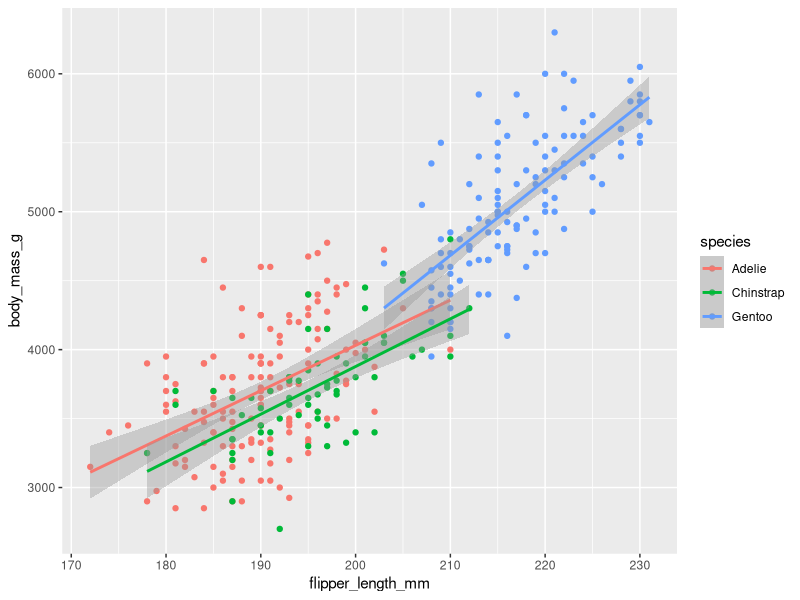
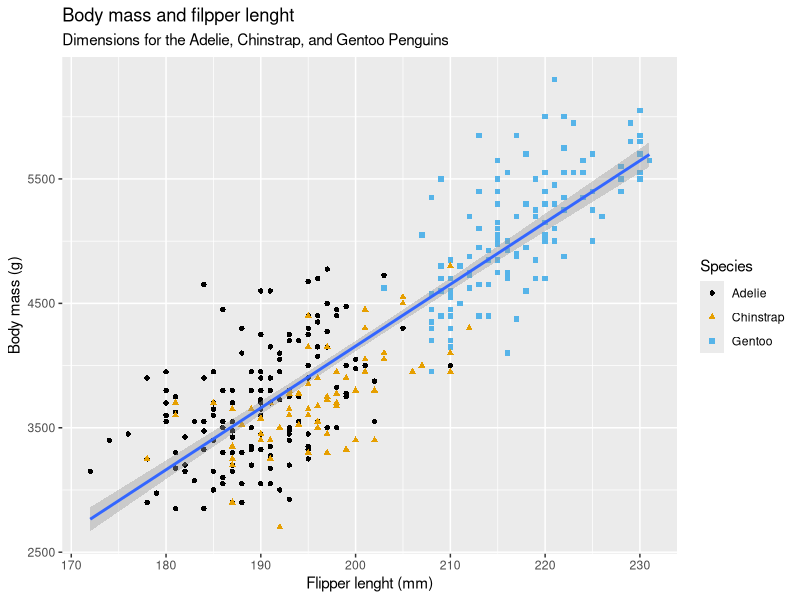
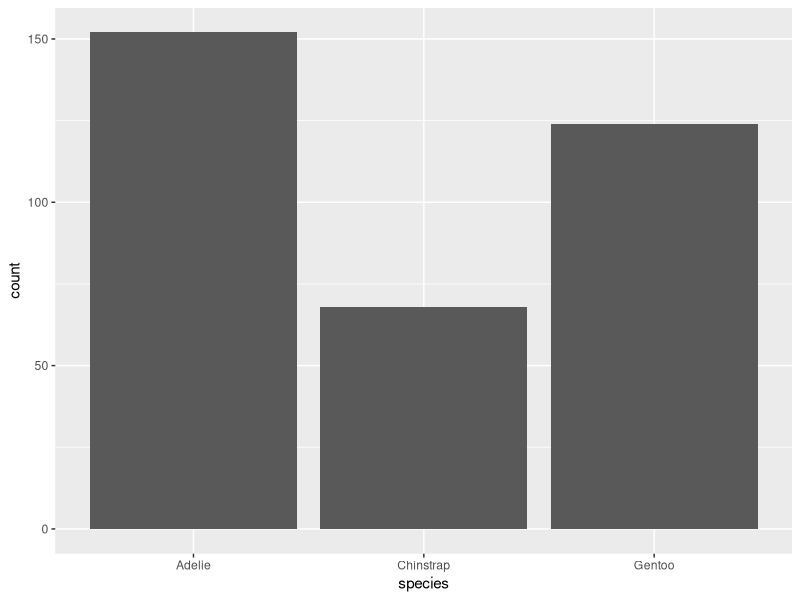
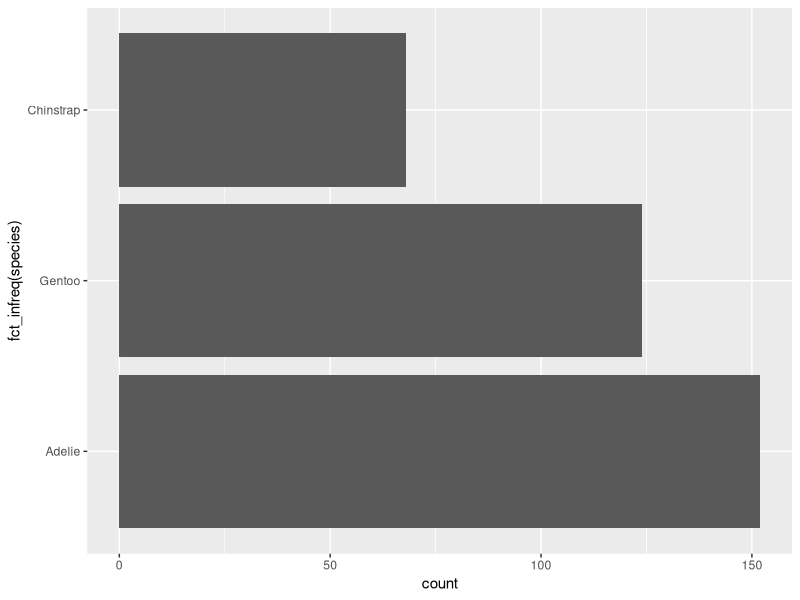
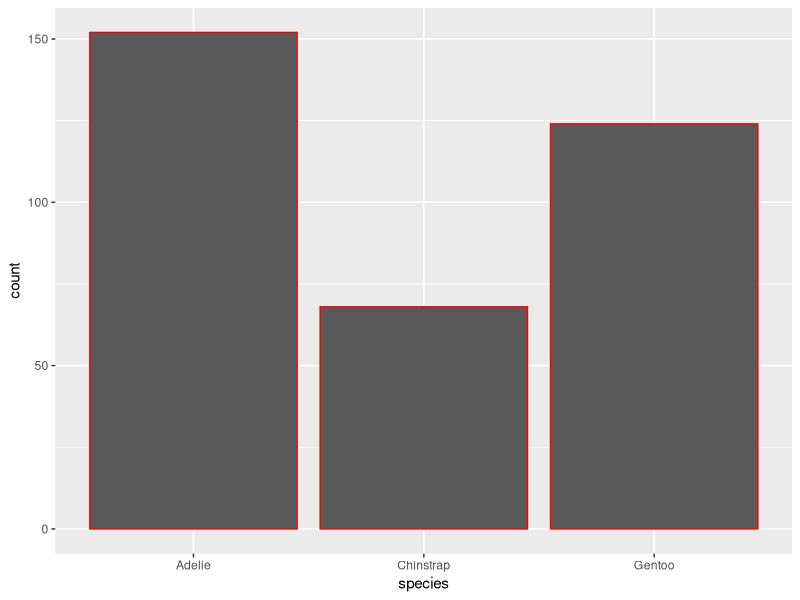
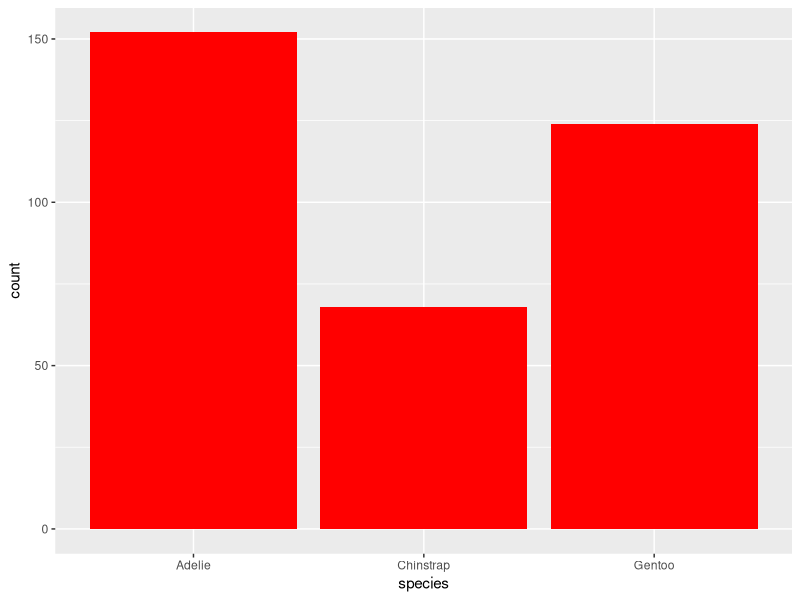
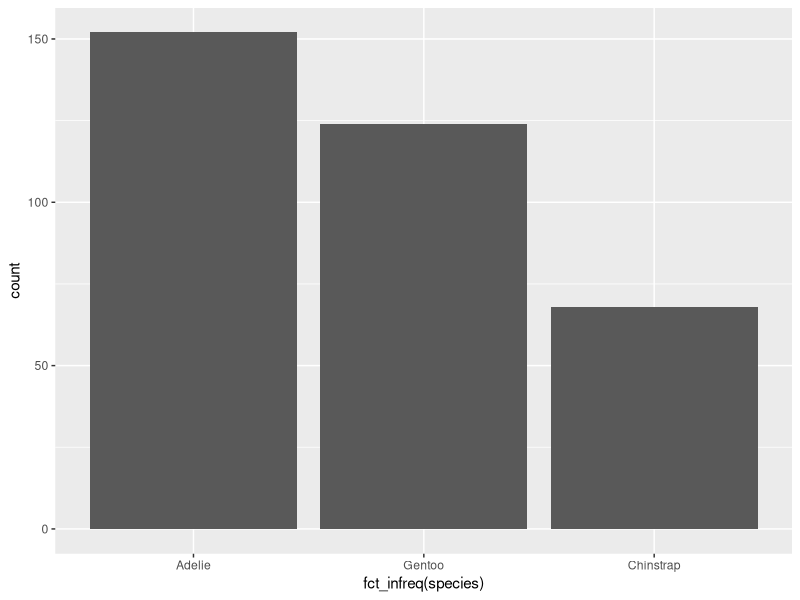
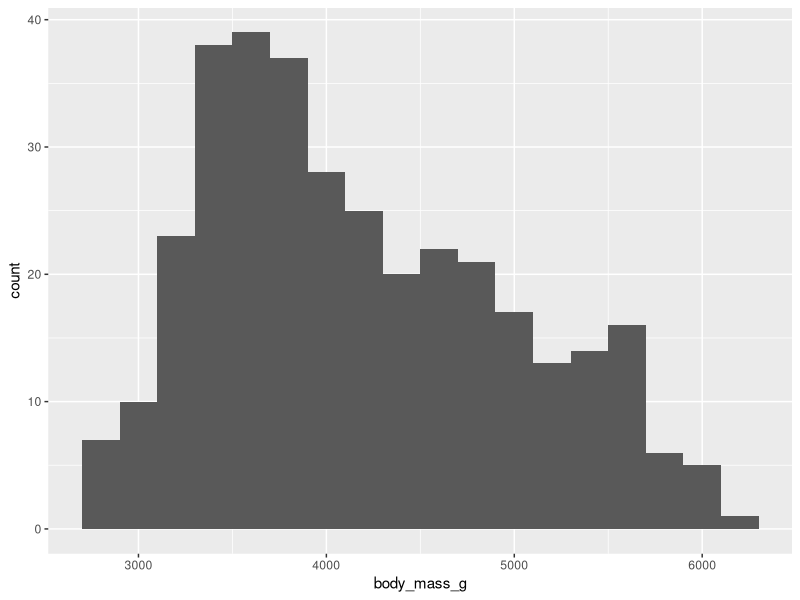

These charts were generated, in order, by the following R code:
## ---- chunk 1
#install.packages("tidyverse")
library(tidyverse)
#install.packages(c("nycflights13", "gapminder", "Lahman")) # provide data on airline flights, world development, and baseball 

#install.packages("palmerpenguins")
#install.packages("ggthemes")
library(palmerpenguins)
library(ggthemes)
## ---- chunk 2
# Data visualization with ggplot2 
ggplot(data = penguins,
       mapping = aes(x = flipper_length_mm, y = body_mass_g, color = species)
       ) +
  geom_point() +
  geom_smooth(method = "lm")
## ---- chunk 3
# Data visualization with ggplot2 
ggplot(data = penguins,
       mapping = aes(x = flipper_length_mm, y = body_mass_g) # define globally 
       ) +
  geom_point(mapping = aes(color = species, shape = species)) + # define locally 
  geom_smooth(method = "lm") +
  labs(
    title = "Body mass and filpper lenght",
    subtitle = "Dimensions for the Adelie, Chinstrap, and Gentoo Penguins",
    x = "Flipper lenght (mm)", y = "Body mass (g)",
    color = "Species", shape = "Species",
    ) + 
  scale_color_colorblind()
## ---- chunk 4
# Categorical variable - takes one of a small set of values. Visualized with a bar graph
ggplot(penguins, aes(x = species)) +
  geom_bar()
# assign species to the y aesthetic and see how plot looks 
ggplot(penguins, aes(y = fct_infreq(species))) +
  geom_bar()
# play with different plots 
ggplot(penguins, aes(x = species)) +
  geom_bar(color = "red") # the color function coats the boundary of the bars 
ggplot(penguins, aes(x = species)) +
  geom_bar(fill = "red") # the fill function colors the whole bar 
## ---- chunk 5
# reorder bars based on their frequencies using the fct_infreq function
ggplot(penguins, aes(x = fct_infreq(species))) +
  geom_bar()
## ---- chunk 6
#Numerical/quantitative data - can take a wide range of numerical values. can be continuous or discrete. Visualized using the histogram 
ggplot(penguins, aes(x = body_mass_g)) +
  geom_histogram(binwidth = 200)
# always explore with different width intervals using the binwidth argument which is measured in the units of x variables 
ggplot(penguins, aes(x = body_mass_g)) + 
  geom_histogram(binwidth = 20) # is too narrow making it difficult to visualize the shape of the distributtion 
ggplot(penguins, aes(x = body_mass_g)) + 
  geom_histogram(binwidth = 2000) # too large resulting in data bein binned into 3 bars
# alternative visualization plot is density plot which is a smooth out version of histogram. Normally used for a continuous data that comes from an underlying normal smooth distribution 
ggplot(penguins, aes(x = body_mass_g)) + 
    geom_density()

## ---- chunk 7
# Visualizing relationships: numercal and categorical variables 
#To visualize the relationship between a numerical and a categorical variable we can use side-by-side box plots
# box that indicates the range of the middle half of the data, a distance known as the interquartile range (IQR), stretching from the 25th percentile of the distribution to the 75th percentile. 
#In the middle of the box is a line that displays the median, i.e. 50th percentile, of the distribution. These three lines give you a sense of the spread of the distribution and whether or not the distribution is symmetric about the median or skewed to one side.
ggplot(penguins, aes(x = species, y = body_mass_g)) +
  geom_boxplot()
# Alternatively, we can make density plots with geom_density()
ggplot(penguins, aes(x = body_mass_g, color = species)) +
  geom_density(linewidth = 0.75) # customized using the linewidth argument to make them stand out
# we can also use the color and fill arguments with alpha aes (values btwn 0 - 1, )

